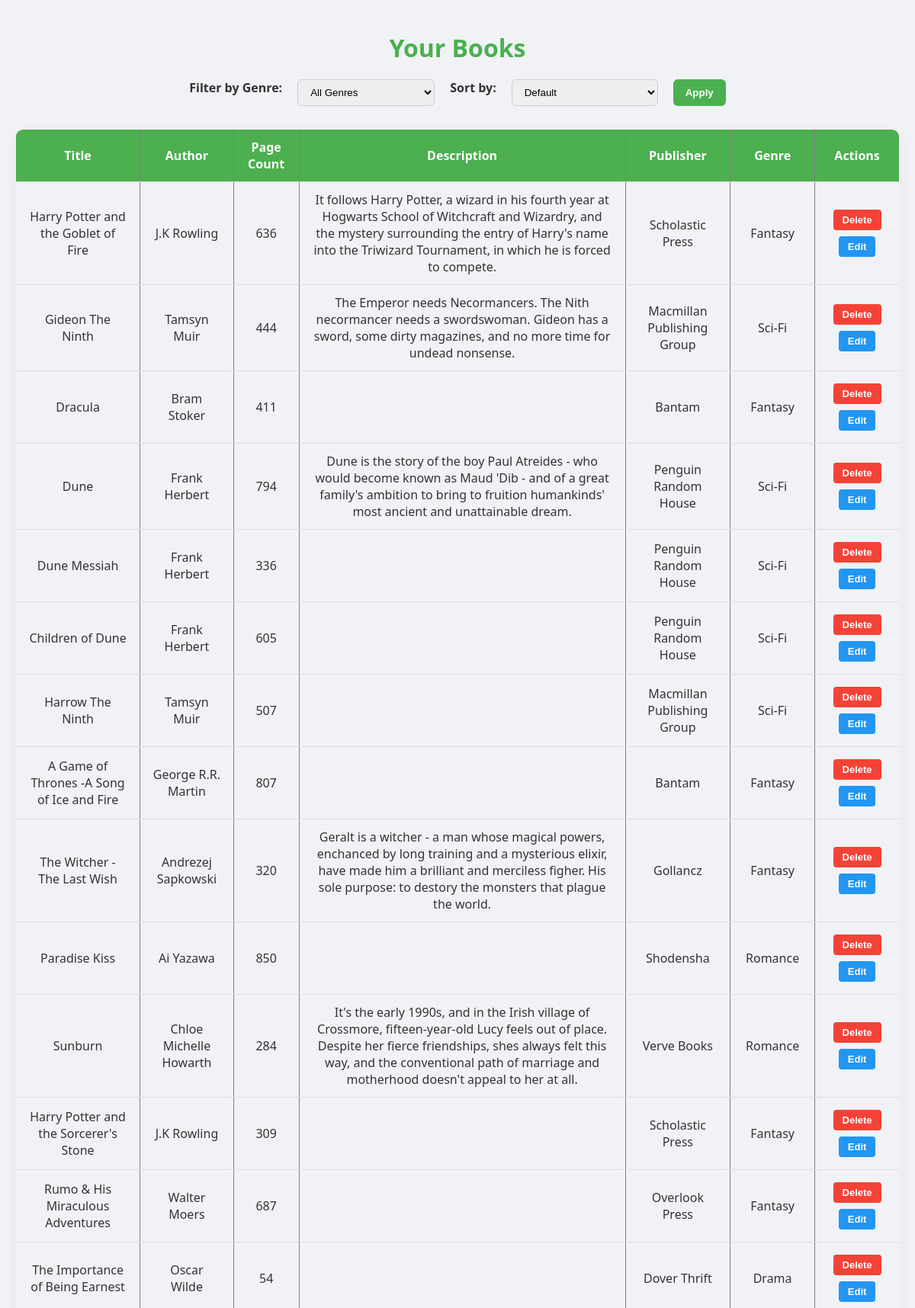
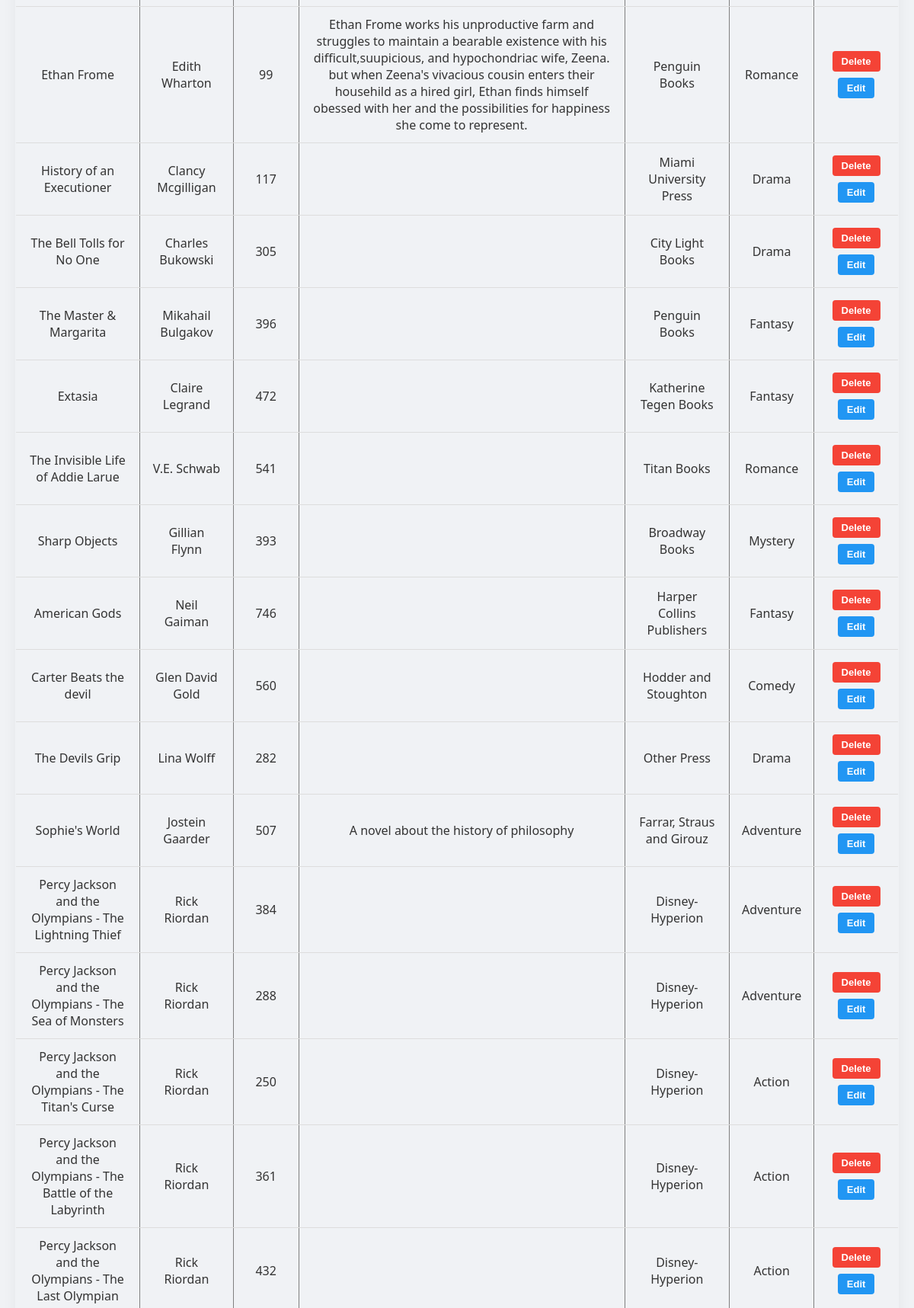
The page /view_books (signed in, upper part) on the database its author committed (2 pictures, top to bottom).
### tables this page shows
CREATE TABLE Books (
                media_id INTEGER PRIMARY KEY,
                publisher TEXT,
                page_count INTEGER,
                description TEXT,
                FOREIGN KEY (media_id) REFERENCES Media_Item (media_id) ON DELETE CASCADE
            );

CREATE TABLE Media_Item (
                media_id INTEGER PRIMARY KEY AUTOINCREMENT,
                title TEXT NOT NULL,
                genre_id INTEGER NOT NULL,
                release_year INTEGER NOT NULL,
                user_id INTEGER NOT NULL,
                media_type TEXT NOT NULL CHECK(media_type IN ('Book', 'CD', 'DVD', 'Vinyl', 'VideoGame')),
                creator_id INTEGER NOT NULL,
                location_id INTEGER, 
                FOREIGN KEY (genre_id) REFERENCES Genres (genre_id) ON DELETE SET NULL,
                FOREIGN KEY (location_id) REFERENCES Purchase_Locations (location_id) ON DELETE SET NULL,
                FOREIGN KEY (user_id) REFERENCES Users (user_id) ON DELETE CASCADE,
                FOREIGN KEY (creator_id) REFERENCES Media_Creators (creator_id) ON DELETE SET NULL
            );

CREATE TABLE Media_Creators (
                creator_id INTEGER PRIMARY KEY AUTOINCREMENT,
                name TEXT NOT NULL UNIQUE,
                type TEXT
            );

CREATE TABLE Genres (
                genre_id INTEGER PRIMARY KEY AUTOINCREMENT,
                genre_name TEXT NOT NULL UNIQUE
            );

### catalogue.py (the view)
@app.route('/view_books', methods=['GET', 'POST'])
def view_books():
    if 'user_id' in session:
        user_id = session['user_id']
        genre_filter = request.args.get('genre', None)
        sort_by = request.args.get('sort', None)
        query = '''
            SELECT Media_Item.media_id, Media_Item.title, Media_Creators.name, Books.page_count,
                   Books.description, Books.publisher, Genres.genre_name
            FROM Media_Item
            JOIN Books ON Media_Item.media_id = Books.media_id
            JOIN Media_Creators ON Media_Item.creator_id = Media_Creators.creator_id
            JOIN Genres ON Media_Item.genre_id = Genres.genre_id
            WHERE Media_Item.user_id = ?
        '''
        params = [user_id]
        if genre_filter:
            query += ' AND Genres.genre_name = ?'
            params.append(genre_filter)
        if sort_by == 'title':
            query += ' ORDER BY Media_Item.title ASC'
        elif sort_by == 'author':
            query += ' ORDER BY Media_Creators.name ASC'
        elif sort_by == 'page_count':
            query += ' ORDER BY Books.page_count ASC'
        with sqlite3.connect(DATABASE) as conn:
            cur = conn.cursor()
            cur.execute(query, params)
            books = cur.fetchall()
            cur.execute('SELECT genre_name FROM Genres')
            genres = [row[0] for row in cur.fetchall()]
        return render_template('view_books.html', books=books, genres=genres, selected_genre=genre_filter, sort_by=sort_by)
    else:
        return redirect(url_for('login'))

### catalogue.py (called while the page is built)
@app.context_processor
def inject_night_mode():
    return {'night_mode': session.get('night_mode', False)}

### templates/view_books.html (shortened to what this page needs)
<!DOCTYPE html>
<html lang="en">
<head>
    <link rel="stylesheet" href="{{ url_for('static', filename='view.css') }}">
</head>
<body class="{{ 'night-mode' if night_mode else '' }}">
    <h1>Your Books</h1>
    <form method="GET" action="{{ url_for('view_books') }}">
        <label for="genre">Filter by Genre:</label>
        <select id="genre" name="genre">
            <option value="">All Genres</option>
        </select>
        <label for="sort">Sort by:</label>
        <select id="sort" name="sort">
            <option value="">Default</option>
        </select>
        <button type="submit">Apply</button>
    </form>
    <table border="1">
        <thead>
            <tr>
                <th>Title</th>
                <th>Author</th>
                <th>Page Count</th>
                <th>Description</th>
                <th>Publisher</th>
                <th>Genre</th>
                <th>Actions</th>
            </tr>
        </thead>
        <tbody>
            {% for book in books %}
                <tr>
                    <td>{{ book[1] }}</td>
                    <td>{{ book[2] }}</td>
                    <td>{{ book[3] }}</td>
                    <td>{{ book[4] }}</td>
                    <td>{{ book[5] }}</td>
                    <td>{{ book[6] }}</td>
                    <td>
                        <form method="POST" action="{{ url_for('delete_book', book_id=book[0]) }}" style="display:inline;">
                            <button type="button" onclick="confirmDelete(this.form)">Delete</button>
                        </form>
                        <a href="{{ url_for('edit_book', book_id=book[0]) }}">
                            <button type="button">Edit</button>
                        </a>
                    </td>
                </tr>
            {% endfor %}
        </tbody>
    </table>
    <br>
</body>
</html>

### static/view.css (style rules this page uses)
body { font-family: 'Segoe UI', sans-serif; background-color: #f0f2f5; color: #333; padding: 20px; margin: 0; }
h1 { text-align: center; font-size: 2rem; margin-bottom: 20px; color: #4CAF50; }
form { display: flex; flex-wrap: wrap; justify-content: center; gap: 20px; margin-bottom: 30px; }
form label { font-weight: bold; }
form input[type="text"], form select { padding: 8px 12px; border-radius: 6px; border: 1px solid #ccc; min-width: 180px; transition: 0.3s ease; }
button { background-color: #4CAF50; color: white; border: none; padding: 10px 16px; border-radius: 6px; cursor: pointer; font-weight: bold; transition: 0.3s ease; }
table { width: 100%; border-collapse: collapse; margin: 0 auto; overflow: hidden; border-radius: 10px; box-shadow: 0 8px 20px rgba(0,0,0,0.05); animation: fadeIn 1s ease; }
thead { background-color: #4CAF50; color: white; }
th, td { text-align: center; padding: 12px 16px; border-bottom: 1px solid #ddd; }
td form button, td a button { background-color: #2196f3; margin: 4px; padding: 6px 12px; font-size: 13px; border-radius: 4px; }
td form button[type="button"]:first-child { background-color: #f44336; }

### rows shown on the page
Books: title "Harry Potter and the Goblet of Fire", name "J.K Rowling", page_count "636", description "It follows Harry Potter, a wizard in his fourth year at Hogwarts School of Witchcraft and Wizardry, and the mystery surrounding the entry of Harry's name into the Triwizard Tournament, in which he is forced to compete.", publisher "Scholastic Press", genre_name "Fantasy"
Books: title "Gideon The Ninth", name "Tamsyn Muir", page_count "444", description "The Emperor needs Necormancers. The Nith necormancer needs a swordswoman. Gideon has a sword, some dirty magazines, and no more time for undead nonsense.", publisher "Macmillan Publishing Group", genre_name "Sci-Fi"
Books: title "Dracula", name "Bram Stoker", page_count "411", publisher "Bantam", genre_name "Fantasy"
Books: title "Dune", name "Frank Herbert", page_count "794", description "Dune is the story of the boy Paul Atreides - who would become known as Maud 'Dib - and of a great family's ambition to bring to fruition humankinds' most ancient and unattainable dream.", publisher "Penguin Random House", genre_name "Sci-Fi"
Books: title "Dune Messiah", name "Frank Herbert", page_count "336", publisher "Penguin Random House", genre_name "Sci-Fi"
Books: title "Children of Dune", name "Frank Herbert", page_count "605", publisher "Penguin Random House", genre_name "Sci-Fi"
Books: title "Harrow The Ninth", name "Tamsyn Muir", page_count "507", publisher "Macmillan Publishing Group", genre_name "Sci-Fi"
Books: title "A Game of Thrones -A Song of Ice and Fire", name "George R.R. Martin", page_count "807", publisher "Bantam", genre_name "Fantasy"
Books: title "The Witcher - The Last Wish", name "Andrezej Sapkowski", page_count "320", description "Geralt is a witcher - a man whose magical powers, enchanced by long training and a mysterious elixir, have made him a brilliant and merciless figher. His sole purpose: to destory the monsters that plague the world.", publisher "Gollancz", genre_name "Fantasy"
Books: title "Paradise Kiss", name "Ai Yazawa", page_count "850", publisher "Shodensha", genre_name "Romance"
Books: title "Sunburn", name "Chloe Michelle Howarth", page_count "284", description "It's the early 1990s, and in the Irish village of Crossmore, fifteen-year-old Lucy feels out of place. Despite her fierce friendships, shes always felt this way, and the conventional path of marriage and motherhood doesn't appeal to her at all.", publisher "Verve Books", genre_name "Romance"
Books: title "Harry Potter and the Sorcerer's Stone", name "J.K Rowling", page_count "309", publisher "Scholastic Press", genre_name "Fantasy"
Books: title "Rumo & His Miraculous Adventures", name "Walter Moers", page_count "687", publisher "Overlook Press", genre_name "Fantasy"
Books: title "The Importance of Being Earnest", name "Oscar Wilde", page_count "54", publisher "Dover Thrift", genre_name "Drama"
Books: title "Ethan Frome", name "Edith Wharton", page_count "99", description "Ethan Frome works his unproductive farm and struggles to maintain a bearable existence with his difficult,suupicious, and hypochondriac wife, Zeena. but when Zeena's vivacious cousin enters their househild as a hired girl, Ethan finds himself obessed with her and the possibilities for happiness she come to represent.", publisher "Penguin Books", genre_name "Romance"
Books: title "History of an Executioner", name "Clancy Mcgilligan", page_count "117", publisher "Miami University Press", genre_name "Drama"
Books: title "The Bell Tolls for No One", name "Charles Bukowski", page_count "305", publisher "City Light Books", genre_name "Drama"
Books: title "The Master & Margarita", name "Mikahail Bulgakov", page_count "396", publisher "Penguin Books", genre_name "Fantasy"
Books: title "Extasia", name "Claire Legrand", page_count "472", publisher "Katherine Tegen Books", genre_name "Fantasy"
Books: title "The Invisible Life of Addie Larue", name "V.E. Schwab", page_count "541", publisher "Titan Books", genre_name "Romance"
Books: title "Sharp Objects", name "Gillian Flynn", page_count "393", publisher "Broadway Books", genre_name "Mystery"
Books: title "American Gods", name "Neil Gaiman", page_count "746", publisher "Harper Collins Publishers", genre_name "Fantasy"
Books: title "Carter Beats the devil", name "Glen David Gold", page_count "560", publisher "Hodder and Stoughton", genre_name "Comedy"
Books: title "The Devils Grip", name "Lina Wolff", page_count "282", publisher "Other Press", genre_name "Drama"
Books: title "Sophie's World", name "Jostein Gaarder", page_count "507", description "A novel about the history of philosophy", publisher "Farrar, Straus and Girouz", genre_name "Adventure"
Books: title "Percy Jackson and the Olympians - The Lightning Thief", name "Rick Riordan", page_count "384", publisher "Disney-Hyperion", genre_name "Adventure"
Books: title "Percy Jackson and the Olympians - The Sea of Monsters", name "Rick Riordan", page_count "288", publisher "Disney-Hyperion", genre_name "Adventure"
Books: title "Percy Jackson and the Olympians - The Titan's Curse", name "Rick Riordan", page_count "250", publisher "Disney-Hyperion", genre_name "Action"
Books: title "Percy Jackson and the Olympians - The Battle of the Labyrinth", name "Rick Riordan", page_count "361", publisher "Disney-Hyperion", genre_name "Action"
Books: title "Percy Jackson and the Olympians - The Last Olympian", name "Rick Riordan", page_count "432", publisher "Disney-Hyperion", genre_name "Action"
